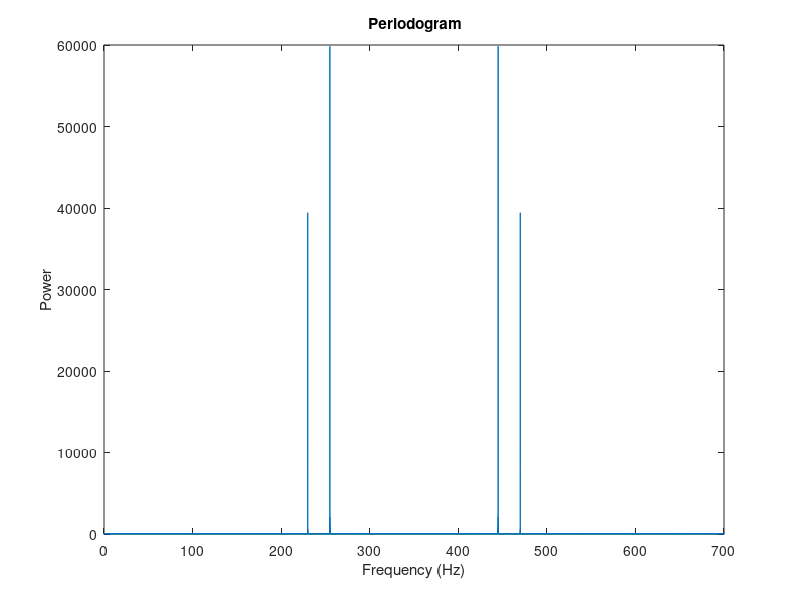
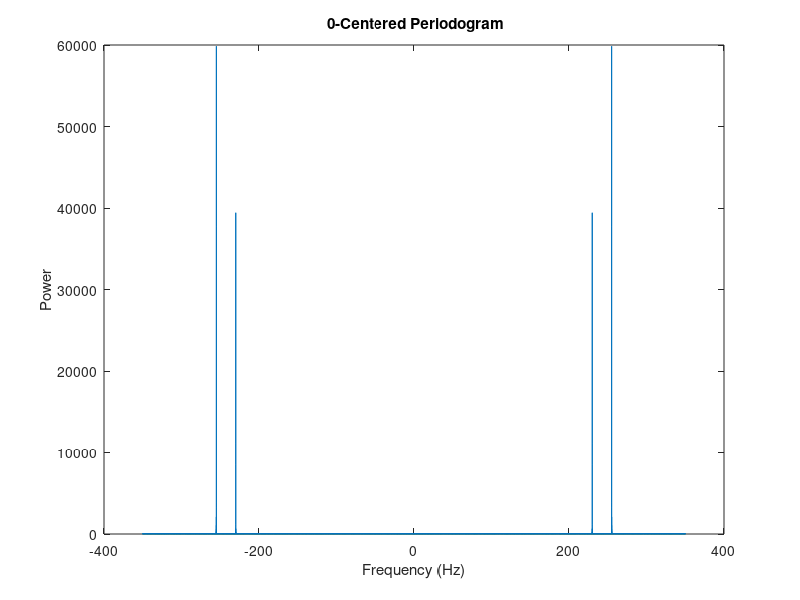
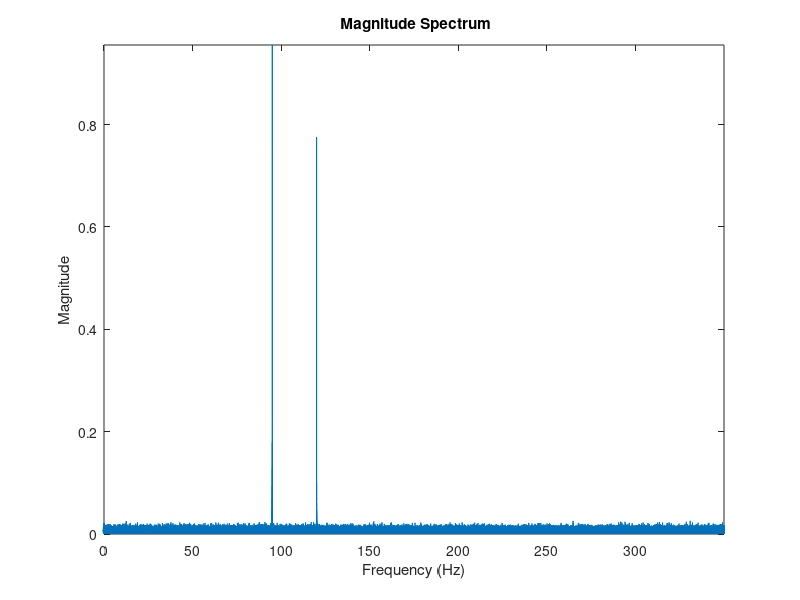

These charts were generated, in order, by the following MATLAB code:
fs = 700;
t = 0:1/fs:225-1/fs;
x = (1.3)*sin(2*pi*230*t) + (1.7)*sin(2*pi*255*(t-2)) + (2.5)*randn(size(t));
m = length(x);
n = pow2(nextpow2(m));
y = fft(x,n);
f = (0:n-1)*(fs/n);
power = y.*conj(y)/n;
figure(24)
plot(f,power)
xlabel('Frequency (Hz)')
ylabel('Power')
title('{\bf Periodogram}')

y0 = fftshift(y);
f0 = (-n/2:n/2-1)*(fs/n);
power0 = y0.*conj(y0)/n;
figure(25)
plot(f0,power0)
xlabel('Frequency (Hz)')
ylabel('Power')
title('{\bf 0-Centered Periodogram}')

figure(26)
mag0 = 2*abs(y)/n;
plot(f0,mag0)
axis([0 max(f0) 0 max(mag0)])
xlabel('Frequency (Hz)')
ylabel('Magnitude')
title('{\bf Magnitude Spectrum}')